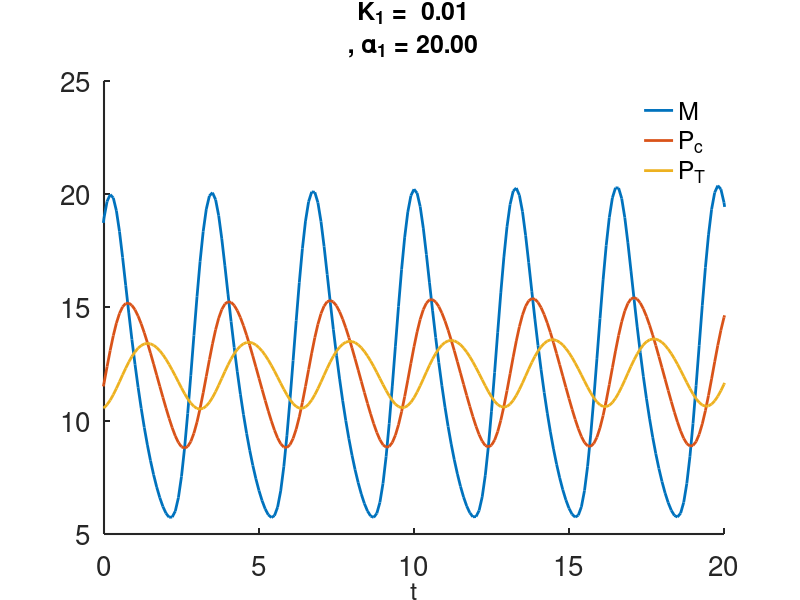

This figure's MATLAB source:

%  -------------------------------------------------------------------
%
%   Code to solve the NNF circadian clock model of Kim and Forger.
%
%   For Chapter 10, Section 10.3.1 of
%   Keener and Sneyd, Mathematical Physiology, 3rd Edition, Springer.
%
%   Written by James Keener and James Sneyd.
%
%  -------------------------------------------------------------------

function Kim_forger_NNF

clear all
close all
clc
set(0,                           ...
   'defaultaxesfontsize', 20,   ...
   'defaultaxeslinewidth', 2.0, ...
   'defaultlinelinewidth', 2.0);

global Kd alpha1 alpha2 alpha3 bet1 bet2 bet3  AT del
%specify parameter values
formatSpecF = '%6.2f\n';
alpha1 = 20;
alpha2 = 1;
alpha3 = 1;
bet1 = 1;
bet2 = 0;
bet3 = 1;
Kd=1.e-2;
AT= 1;
del = 0.5;

%specify the output points
tspan = [-100:.1:30];

%specify initial data

y0 = [0.5;0.5;0.5;1;0.5];

[T,Y] = ode23(@deRHS,tspan, y0);
figure(1)
plot(T,Y(:,1), T,Y(:,2), T, Y(:,3),'linewidth',2)
 title(strcat('K_1 = ',sprintf(formatSpecF,Kd),', \alpha_1 = ',sprintf(formatSpecF,alpha1)),'fontsize',18)

xlabel('t','fontsize',18)
legend('boxoff')
legend('M','P_c','P_T')
%text(16,3,'PER','fontsize',16)
%text(11,1.5,'mRNA','fontsize',16)
axis([0 20 5 25])
set(gca,'linewidth',1.5)
box off
%legend('mRNA','Per')

end % of main

%%
function F_prime=deRHS(t,y)
global Kd alpha1 alpha2 alpha3 bet1 bet2 bet3  AT del

M = y(1);
Pc = y(2);
PT = y(3);
AT = y(4);
V = y(5);


A = (AT-PT-Kd+((AT-PT-Kd)^2+4*AT*Kd)^0.5)/2;
Mp=alpha1*A-bet1*M;
Pcp=alpha2*M-(bet2+alpha3)*Pc;
PTp=alpha3*Pc-bet3*PT;

ATp = del*(1/(1+V) - A);
Vp = del*(A - V);


F_prime = [Mp;Pcp;PTp;ATp;Vp];
end
